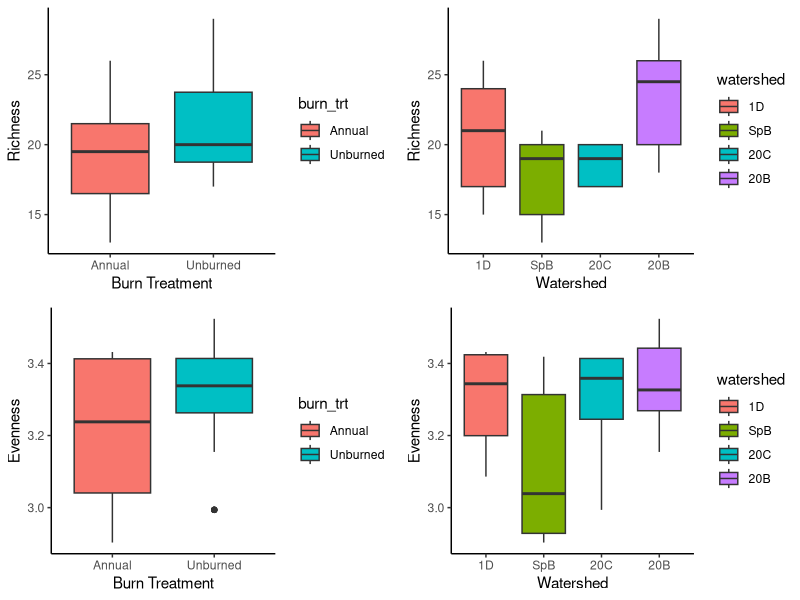
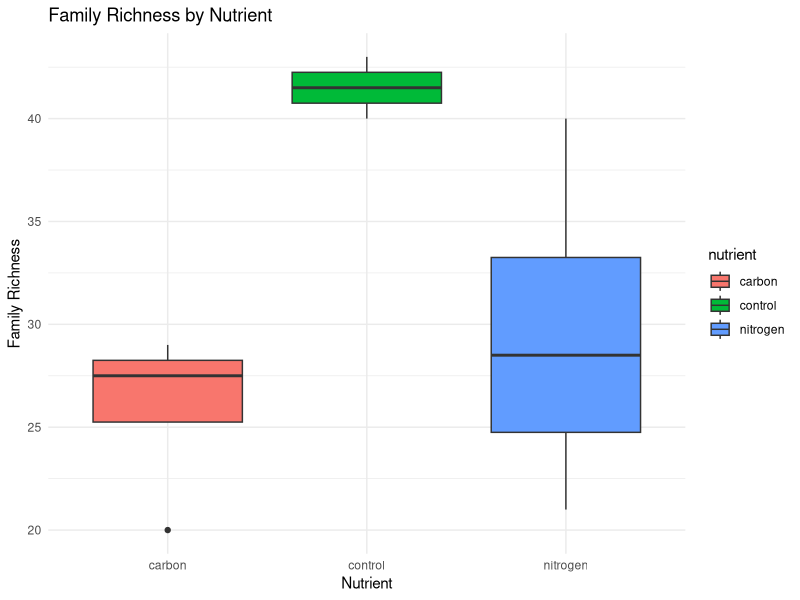

Source code (R) for these figures, in order: (Note: this script raises an error after producing the figures.)
#' ---
#' 
#' 
#' ---


# Packages ----------------------------------------------------------------

library(tidyverse)
library(lme4)
library(vegan)


# Read Data ---------------------------------------------------------------

biomass_14 <- read.csv("inv_data/ghost_fire_invert_biomass_2014.csv")
comm_14 <- read.csv("inv_data/ghost_fire_invert_community_2014.csv")
comm_19 <- read.csv("inv_data/ghost_fire_invert_community_2019.csv")
comm_24 <- read.csv("inv_data/ghost_fire_invert_community_2024.csv")
biomass_24 <- read.csv("inv_data/ghost_fire_invert_biomass_2024.csv")
funct <- read.csv("inv_data/gf_funct_groups.csv")
anpp_24 <- read.csv("inv_data/GhostFire_ANPP_2024.csv")

# Organize WS -------------------------------------------------------------

comm_14$watershed <- factor(comm_14$watershed, levels = c("1D", "SpB", "20C", "20B"))
biomass_14$watershed <- factor(biomass_14$watershed, levels = c("1D", "SpB", "20C", "20B"))

comm_19$watershed <- factor(comm_19$watershed, levels = c("1D", "SpB", "20C", "20B"))

comm_24$watershed <- factor(comm_24$watershed, levels = c("1D", "SpB", "20C", "20B"))
biomass_24$watershed <- factor(biomass_24$watershed, levels = c("1D", "SpB", "20C", "20B"))



# ANOVAS and other analyses ------------------------------------------------------------------

## Count by burn_trt 
m5 <- aov(count ~ burn_trt, data = comm_24) 
summary(m5)

##Count by watershed 
m6 <- aov(count ~ watershed, data = comm_24)
summary(m6)

## Biomass by burn_trt 
m7 <- aov(biomass ~ burn_trt, data = biomass_24)
summary(m7)

## Biomass by watershed 
m8 <- aov(biomass ~ watershed, data = biomass_24)
summary(m8)

## Count by nutrients
m9 <- aov(count ~ nutrient, data = comm_24)
summary(m9)

## Count by litter
m10 <- aov(count ~ litter, data = comm_24)
summary(m10)


# Summary statistics for count by litter
litter_sum <- comm_24 %>%
  group_by(litter) %>%
  summarise(mean_count = mean(count), sd_count = sd(count), n = n())

# Summary statistics for count by nutrient
nutrient_sum <- comm_24 %>%
  group_by(nutrient) %>%
  summarise(mean_count = mean(count), sd_count = sd(count), n = n())


## Calculate richness 
 richness_24 <- comm_24 %>%
  group_by(burn_trt, watershed, plot) %>%
  summarise(richness = length(unique(arthropod_ID)))

# Calculate evenness
evenness_24 <- comm_24 %>%
  group_by(burn_trt, watershed, plot) %>%
  summarise(shannon = diversity(count, index = "shannon"))

# Combine richness and evenness into a single data frame
re_24 <- full_join(richness_24, evenness_24, by = c("burn_trt", "watershed"))

re_24$watershed <- factor(re_24$watershed, levels = c('1D', 'SpB', '20C', '20B'))


# Boxplots for richness by burn_trt and watershed
richness_burn_trt_plot <- ggplot(re_24, aes(x = burn_trt, y = richness, fill = burn_trt)) +
  geom_boxplot() +
  theme_bw() +
  theme_classic() +
  labs(x = "Burn Treatment", y = "Richness")

richness_watershed_plot <- ggplot(re_24, aes(x = watershed, y = richness, fill = watershed)) +
  geom_boxplot() +
  theme_bw() +
  theme_classic() +
  labs(x = "Watershed", y = "Richness")

# Boxplots for evenness by burn_trt and watershed
evenness_burn_trt_plot <- ggplot(re_24, aes(x = burn_trt, y = shannon, fill = burn_trt)) +
  geom_boxplot() +
  theme_bw() +
  theme_classic() +
  labs(x = "Burn Treatment", y = "Evenness")

evenness_watershed_plot <- ggplot(re_24, aes(x = watershed, y = shannon, fill = watershed)) +
  geom_boxplot() +
  theme_bw() +
  theme_classic() +
  labs(x = "Watershed", y = "Evenness")

# Combine plots into one
gridExtra::grid.arrange(
  richness_burn_trt_plot, richness_watershed_plot, 
  evenness_burn_trt_plot, evenness_watershed_plot, nrow = 2)

#  ANOVA for richness by burn
anova_richness_burn_trt <- aov(richness ~ burn_trt, data = re_24)
summary(anova_richness_burn_trt)

# ANOVA for richness by watershed
anova_richness_watershed <- aov(richness ~ watershed, data = re_24)
summary(anova_richness_watershed)

# ANOVA for evenness by burn_trt
anova_evenness_burn_trt <- aov(shannon ~ burn_trt, data = re_24)
summary(anova_evenness_burn_trt)

#  ANOVA for evenness by watershed
anova_evenness_watershed <- aov(shannon ~ watershed, data = re_24)
summary(anova_evenness_watershed)


richness_data <- comm_24 %>%
  group_by(litter, plot) %>%
  summarise(family_richness = n_distinct(family)) %>%
  ungroup()

# Perform ANOVA to analyze family richness based on litter
anova_result <- aov(family_richness ~ litter, data = richness_data)

# Display ANOVA results
summary(anova_result)

richness_dat <- comm_24 %>%
  group_by(nutrient, plot) %>%
  summarise(family_richness = n_distinct(family)) %>%
  ungroup()

# Perform ANOVA to analyze family richness based on nutrient
anova_res <- aov(family_richness ~ nutrient, data = richness_dat)

# Display ANOVA results
summary(anova_res)

# Create a boxplot to visualize family richness by nutrient
ggplot(richness_dat, aes(x = nutrient, y = family_richness, fill = nutrient)) +
  geom_boxplot() +
  labs(title = "Family Richness by Nutrient",
       x = "Nutrient",
       y = "Family Richness") +
  theme_minimal()


evenness_24 <- comm_24 %>%
  group_by(plot, litter, nutrient) %>%
  summarise(family_count = n_distinct(family),
            total_count = sum(count)) %>%
  mutate(evenness = family_count / total_count)

# Perform ANOVA to analyze family evenness based on litter
anova_litter <- aov(evenness ~ litter, data = evenness_24)

# Perform ANOVA to analyze family evenness based on nutrient
anova_nutrient <- aov(evenness ~ nutrient, data = evenness_24)

# Display ANOVA summaries
summary(anova_litter)
summary(anova_nutrient)




## 2014 data mixed model
gml_14 <- lmer(count ~ burn_trt + (1 | watershed), data = comm_14)
glm_14_results <- Anova(model, type = "III")


df_richness_evenness_14 <- comm_14 %>%
  group_by(plot, burn_trt, watershed) %>%
  summarise(
    richness = n_distinct(family),
    evenness = diversity(count) / log(richness)
  )

# Fit the mixed effects model for richness
model_richness_14 <- lmer(richness ~ burn_trt + (1 | watershed), data = df_richness_evenness_14)

# Perform ANOVA for richness
anova_richness_14 <- Anova(model_richness_14, type = "III")

# Fit the mixed effects model for evenness
model_evenness_14 <- lmer(evenness ~ burn_trt + (1 | watershed), data = df_richness_evenness_14)

# Perform ANOVA for evenness
anova_evenness_14 <- Anova(model_evenness_14, type = "III")

# Display the results
list(richness_anova_14 = anova_richness_14, evenness_anova_14 = anova_evenness_14)


df_richness_evenness <- comm_14 %>% 
  group_by(plot, burn_trt, watershed) %>% 
  summarise( richness = n_distinct(family), 
             evenness = diversity(count) / log(n_distinct(family)) )

plot_data <- df_richness_evenness_14 %>%
  pivot_longer(cols = c(richness, evenness), names_to = "metric", values_to = "value")

ggplot(plot_data, aes(x = burn_trt, y = value, fill = burn_trt)) +
  geom_boxplot() +
  facet_wrap(~ metric, scales = "free_y") +
  theme_minimal() +
  labs(title = "Family Richness and Evenness by Burn Treatment",
       x = "Burn Treatment",
       y = "Value") +
  theme(legend.position = "none")


## Same thing but to get f values? 
# Fit the mixed effects model for richness 
model_richness <- lmer(richness ~ burn_trt + (1 | watershed), data = df_richness_evenness)

# Perform ANOVA for richness 
anova_richness <- anova(model_richness)

# Fit the mixed effects model for evenness 
model_evenness <- lmer(evenness ~ burn_trt + (1 | watershed), data = df_richness_evenness)

# Perform ANOVA for evenness 
anova_evenness <- anova(model_evenness)

# Extract F values 
f_values_richness <- anova_richness$`F value` 
f_values_evenness <- anova_evenness$`F value`

# Display the results with F values 
list( richness_anova = anova_richness, richness_f_values = f_values_richness, evenness_anova = anova_evenness, evenness_f_values = f_values_evenness )




# Figures? ----------------------------------------------------------------

